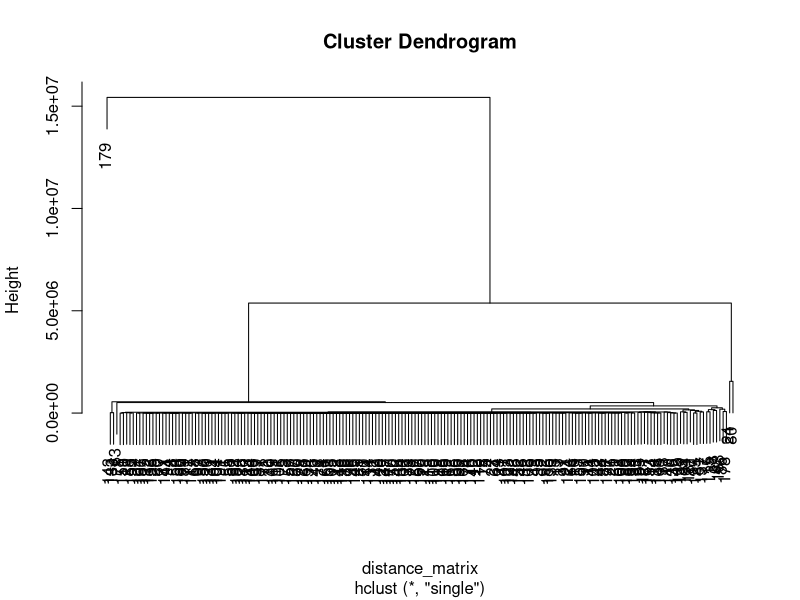
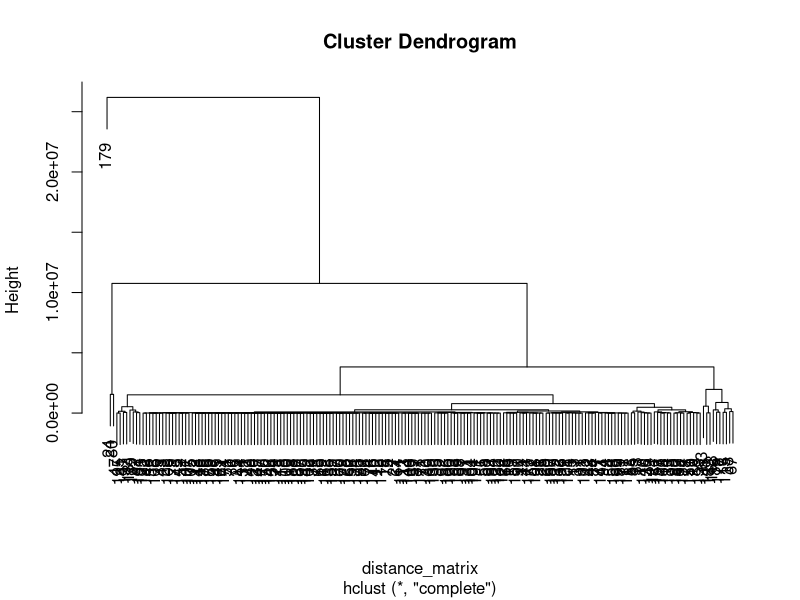
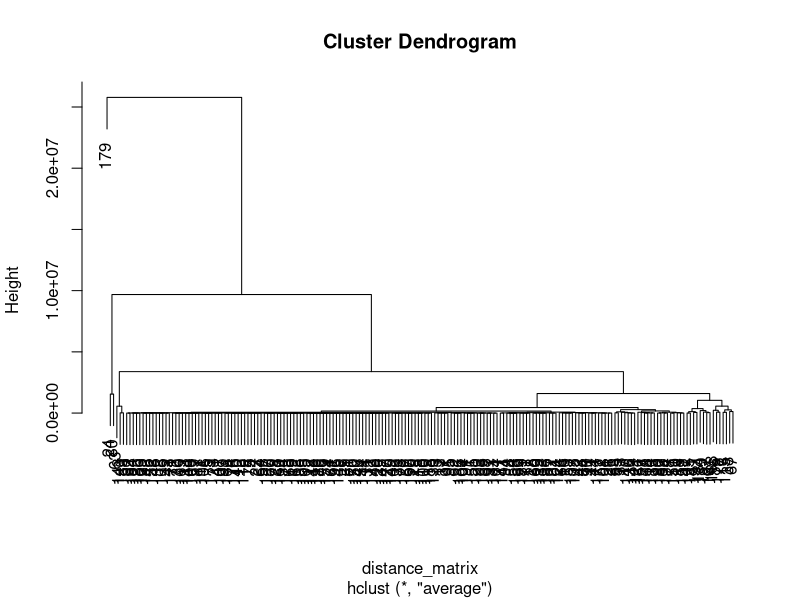
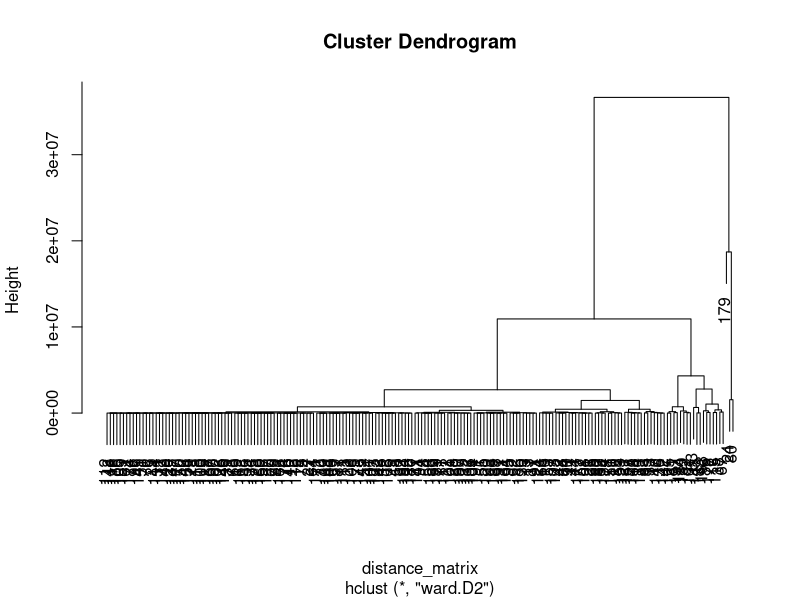
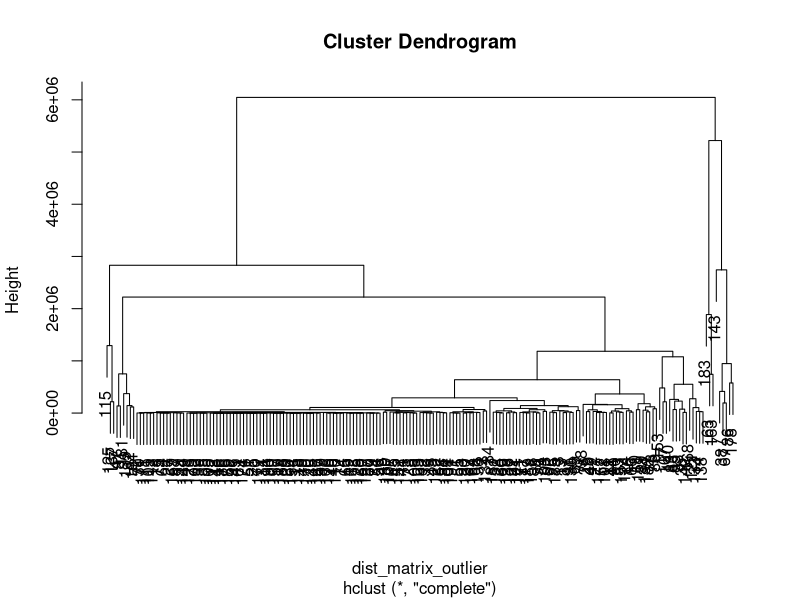
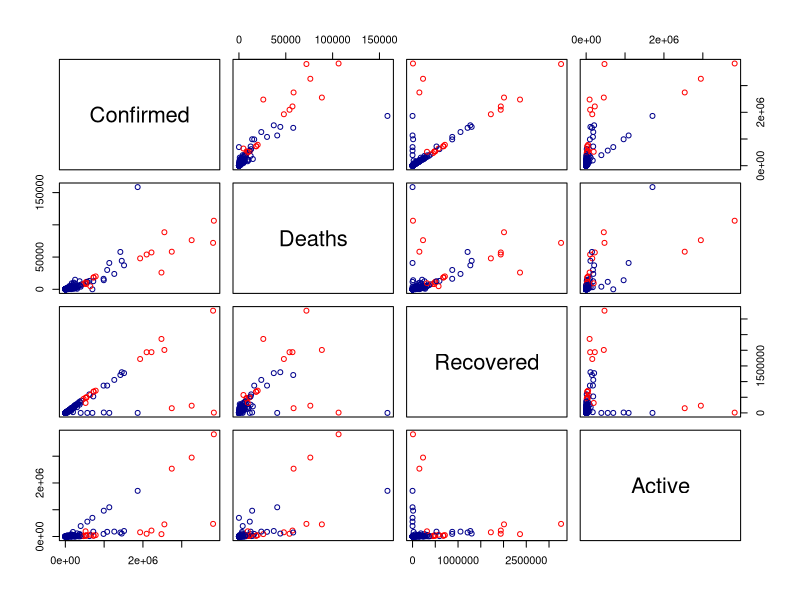

Recreate these plots in R, in order. (Note: this script raises an error after producing the figures.)
# Aufgabe 10.2
setwd("/Users/felixdiederichs/Desktop/Wirtschaftsinformatik/5. Semester/Daten und Wahrscheinlichkeiten/R/WS 2020/Aufgabe 10.2")

covid <- read.csv(file = "covid_19_daily_reports_01-31-2021.csv", header = TRUE, sep = ";" )
world_nominal <- read.csv(file = "World_nominal.csv", header = TRUE, sep  = ";")

sum.countries <- function(df){
  countries <- unique(df$Country_Region) # Heraussuchen der einzelnen Länder 
  Country = Confirmed = Deaths = Recovered = Active = c()
  for(i in 1:length(countries)){ # nolint
    # Die erste Spalte enthält die Länder 
    Country[i] <- countries[i]
    # Die Spalten für die Fallzahlen werden einfach aufsummiert pro Land 
    Confirmed[i] <- sum(df[which(df$Country_Region == countries[i]), which(colnames(df) == "Confirmed")])
    Deaths[i] <- sum(df[which(df$Country_Region == countries[i]), which(colnames(df) == "Deaths")])
    Recovered[i] <- sum(df[which(df$Country_Region == countries[i]), which(colnames(df) == "Recovered")])
    Active[i] <- sum(df[which(df$Country_Region == countries[i]), which(colnames(df) == "Active")])
  }
  # Das Ergebnis wird in einen Data Frame geschrieben 
  df_cum <- data.frame(
    Country = Country, 
    Confirmed = Confirmed, 
    Deaths = Deaths, 
    Recovered = Recovered, 
    Active = Active)
  return(df_cum)
}

covid <- sum.countries(covid)

# Aufgabe 10.2 b) 
distance_matrix <- dist(covid$Confirmed)

covid_cluster_single <- hclust(distance_matrix, method = "single")
plot(covid_cluster_single)

covid_cluster_complete <- hclust(distance_matrix, method = "complete")
plot(covid_cluster_complete)

covid_cluster_average <- hclust(distance_matrix, method = "average")
plot(covid_cluster_average)

covid_cluster_ward <- hclust(distance_matrix, method = "ward.D2")
plot(covid_cluster_ward)

# Im Dendogramm erkennt man 179, 24, 80 als Außenseiter
covid_outlier <- covid[-c(179, 24, 80), ]
dist_matrix_outlier <- dist(covid_outlier)
covid_cluster_single_out <- hclust(dist_matrix_outlier)
plot(covid_cluster_single_out)


# Aufgabe 10.2 c) 
# Cluster-Ergebnis wird von Funktion hclust erzeugt 
# Cluster-Ergebnis besteht aus mehreren Variablen, wie unter "Value" zu lesen ist
# $order gibt die Reihenfolge an Beobachtungen aus, wie sie im Dendogramm dargestellt sind 
covid_cluster_single$order
# $labels ist leer, da noch keine Anzahl an Clustern festgelegt wurde 
covid_cluster_single$labels


# Aufgabe 10.2 d) 
# Label ordnet jeder Beobachtung das Cluster zu, zu dem es nach dem Clusterergebnis im dendrogramm gehört 
# Da die Anzahl an Clustern nicht vom Algorithmus, sondern erst nach der Betrachtung des Dendogramms festgelegt werden kann, muss diese Variable manuell ausgefüllt werden 
# Dafür kann $order benutzt werden, da es die Reihenfolge der Beobachtungen im Dendogramm festlegt 
covid_cluster_single_out$labels[covid_cluster_single_out$order[1:171]] <- "darkblue"
covid_cluster_single_out$labels[covid_cluster_single_out$order[172:189]] <- "red"

pairs(covid_outlier[,2:5], col = covid_cluster_single_out$labels)

# Aufgabe 10.2 e) 

similarity_coefficient <- function(t) {
    return(t[1,1] / (t[1,1] + t[1,2] + t[2,1]))
}
matching_coefficient <- function(t) {
    return(t[1,1] + t[2,2] / (sum(t)))
}

kontingenz_USA <- table(nominal[which(nominal$Country == "Germany"),2:5], nominal[which(nominal$Country == "US"),2:5])
kontingenz_Frankreich <- table(nominal[which(nominal$Country == "Germany"),2:5], nominal[which(nominal$Country == "France"),2:5])
kontingenz_China <- table(nominal[which(nominal$Country == "Germany"),2:5], nominal[which(nominal$Country == "China"),2:5])

matching_coefficient(kontingenz_USA)
matching_coefficient(kontingenz_Frankreich)
matching_coefficient(kontingenz_China)

similarity_coefficient(kontingenz_USA)
similarity_coefficient(kontingenz_Frankreich)
similarity_coefficient(kontingenz_China)

# Zu Frankreich ist Deutschland am ähnlichsten